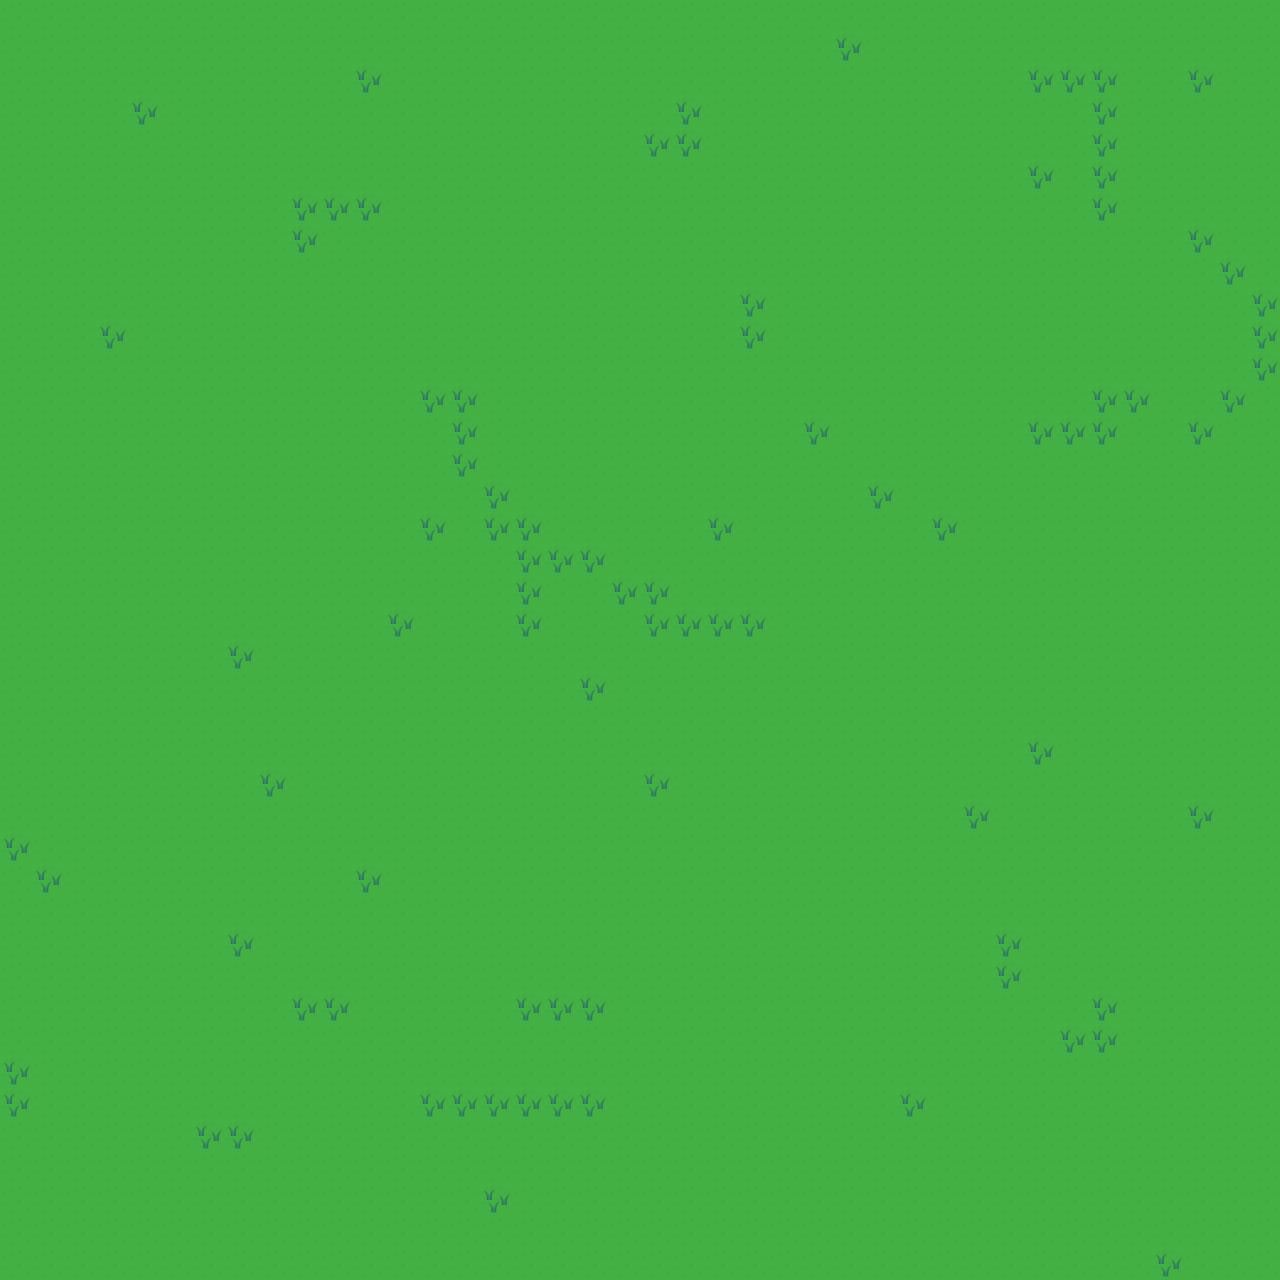

This is a level from a 2D game, rendered from its Tiled map with the project's own tilesets. A one-line summary and the complete map file follow:
An orthogonal 40x40 tile map with 32x32 px tiles, 1 tile layer (Camada de Tiles 1).

<map version="1.5" tiledversion="1.6.0" orientation="orthogonal" renderorder="right-down" width="40" height="40" tilewidth="32" tileheight="32" infinite="0" nextlayerid="2" nextobjectid="1">
 <tileset firstgid="1" name="adventure-tiles" tilewidth="32" tileheight="32" tilecount="40" columns="10">
  <image source="adventure-tiles.png" width="320" height="128" />
 </tileset>
 <layer id="1" name="Camada de Tiles 1" width="40" height="40">
  <data encoding="csv">
1,1,1,1,1,1,1,1,1,1,1,1,1,1,1,1,1,1,1,1,1,1,1,1,1,1,1,1,1,1,1,1,1,1,1,1,1,1,1,1,
1,1,1,1,1,1,1,1,1,1,1,1,1,1,1,1,1,1,1,1,1,1,1,1,1,1,3,1,1,1,1,1,1,1,1,1,1,1,1,1,
1,1,1,1,1,1,1,1,1,1,1,3,1,1,1,1,1,1,1,1,1,1,1,1,1,1,1,1,1,1,1,1,3,3,3,1,1,3,1,1,
1,1,1,1,3,1,1,1,1,1,1,1,1,1,1,1,1,1,1,1,1,3,1,1,1,1,1,1,1,1,1,1,1,1,3,1,1,1,1,1,
1,1,1,1,1,1,1,1,1,1,1,1,1,1,1,1,1,1,1,1,3,3,1,1,1,1,1,1,1,1,1,1,1,1,3,1,1,1,1,1,
1,1,1,1,1,1,1,1,1,1,1,1,1,1,1,1,1,1,1,1,1,1,1,1,1,1,1,1,1,1,1,1,3,1,3,1,1,1,1,1,
1,1,1,1,1,1,1,1,1,3,3,3,1,1,1,1,1,1,1,1,1,1,1,1,1,1,1,1,1,1,1,1,1,1,3,1,1,1,1,1,
1,1,1,1,1,1,1,1,1,3,1,1,1,1,1,1,1,1,1,1,1,1,1,1,1,1,1,1,1,1,1,1,1,1,1,1,1,3,1,1,
1,1,1,1,1,1,1,1,1,1,1,1,1,1,1,1,1,1,1,1,1,1,1,1,1,1,1,1,1,1,1,1,1,1,1,1,1,1,3,1,
1,1,1,1,1,1,1,1,1,1,1,1,1,1,1,1,1,1,1,1,1,1,1,3,1,1,1,1,1,1,1,1,1,1,1,1,1,1,1,3,
1,1,1,3,1,1,1,1,1,1,1,1,1,1,1,1,1,1,1,1,1,1,1,3,1,1,1,1,1,1,1,1,1,1,1,1,1,1,1,3,
1,1,1,1,1,1,1,1,1,1,1,1,1,1,1,1,1,1,1,1,1,1,1,1,1,1,1,1,1,1,1,1,1,1,1,1,1,1,1,3,
1,1,1,1,1,1,1,1,1,1,1,1,1,3,3,1,1,1,1,1,1,1,1,1,1,1,1,1,1,1,1,1,1,1,3,3,1,1,3,1,
1,1,1,1,1,1,1,1,1,1,1,1,1,1,3,1,1,1,1,1,1,1,1,1,1,3,1,1,1,1,1,1,3,3,3,1,1,3,1,1,
1,1,1,1,1,1,1,1,1,1,1,1,1,1,3,1,1,1,1,1,1,1,1,1,1,1,1,1,1,1,1,1,1,1,1,1,1,1,1,1,
1,1,1,1,1,1,1,1,1,1,1,1,1,1,1,3,1,1,1,1,1,1,1,1,1,1,1,3,1,1,1,1,1,1,1,1,1,1,1,1,
1,1,1,1,1,1,1,1,1,1,1,1,1,3,1,3,3,1,1,1,1,1,3,1,1,1,1,1,1,3,1,1,1,1,1,1,1,1,1,1,
1,1,1,1,1,1,1,1,1,1,1,1,1,1,1,1,3,3,3,1,1,1,1,1,1,1,1,1,1,1,1,1,1,1,1,1,1,1,1,1,
1,1,1,1,1,1,1,1,1,1,1,1,1,1,1,1,3,1,1,3,3,1,1,1,1,1,1,1,1,1,1,1,1,1,1,1,1,1,1,1,
1,1,1,1,1,1,1,1,1,1,1,1,3,1,1,1,3,1,1,1,3,3,3,3,1,1,1,1,1,1,1,1,1,1,1,1,1,1,1,1,
1,1,1,1,1,1,1,3,1,1,1,1,1,1,1,1,1,1,1,1,1,1,1,1,1,1,1,1,1,1,1,1,1,1,1,1,1,1,1,1,
1,1,1,1,1,1,1,1,1,1,1,1,1,1,1,1,1,1,3,1,1,1,1,1,1,1,1,1,1,1,1,1,1,1,1,1,1,1,1,1,
1,1,1,1,1,1,1,1,1,1,1,1,1,1,1,1,1,1,1,1,1,1,1,1,1,1,1,1,1,1,1,1,1,1,1,1,1,1,1,1,
1,1,1,1,1,1,1,1,1,1,1,1,1,1,1,1,1,1,1,1,1,1,1,1,1,1,1,1,1,1,1,1,3,1,1,1,1,1,1,1,
1,1,1,1,1,1,1,1,3,1,1,1,1,1,1,1,1,1,1,1,3,1,1,1,1,1,1,1,1,1,1,1,1,1,1,1,1,1,1,1,
1,1,1,1,1,1,1,1,1,1,1,1,1,1,1,1,1,1,1,1,1,1,1,1,1,1,1,1,1,1,3,1,1,1,1,1,1,3,1,1,
3,1,1,1,1,1,1,1,1,1,1,1,1,1,1,1,1,1,1,1,1,1,1,1,1,1,1,1,1,1,1,1,1,1,1,1,1,1,1,1,
1,3,1,1,1,1,1,1,1,1,1,3,1,1,1,1,1,1,1,1,1,1,1,1,1,1,1,1,1,1,1,1,1,1,1,1,1,1,1,1,
1,1,1,1,1,1,1,1,1,1,1,1,1,1,1,1,1,1,1,1,1,1,1,1,1,1,1,1,1,1,1,1,1,1,1,1,1,1,1,1,
1,1,1,1,1,1,1,3,1,1,1,1,1,1,1,1,1,1,1,1,1,1,1,1,1,1,1,1,1,1,1,3,1,1,1,1,1,1,1,1,
1,1,1,1,1,1,1,1,1,1,1,1,1,1,1,1,1,1,1,1,1,1,1,1,1,1,1,1,1,1,1,3,1,1,1,1,1,1,1,1,
1,1,1,1,1,1,1,1,1,3,3,1,1,1,1,1,3,3,3,1,1,1,1,1,1,1,1,1,1,1,1,1,1,1,3,1,1,1,1,1,
1,1,1,1,1,1,1,1,1,1,1,1,1,1,1,1,1,1,1,1,1,1,1,1,1,1,1,1,1,1,1,1,1,3,3,1,1,1,1,1,
3,1,1,1,1,1,1,1,1,1,1,1,1,1,1,1,1,1,1,1,1,1,1,1,1,1,1,1,1,1,1,1,1,1,1,1,1,1,1,1,
3,1,1,1,1,1,1,1,1,1,1,1,1,3,3,3,3,3,3,1,1,1,1,1,1,1,1,1,3,1,1,1,1,1,1,1,1,1,1,1,
1,1,1,1,1,1,3,3,1,1,1,1,1,1,1,1,1,1,1,1,1,1,1,1,1,1,1,1,1,1,1,1,1,1,1,1,1,1,1,1,
1,1,1,1,1,1,1,1,1,1,1,1,1,1,1,1,1,1,1,1,1,1,1,1,1,1,1,1,1,1,1,1,1,1,1,1,1,1,1,1,
1,1,1,1,1,1,1,1,1,1,1,1,1,1,1,3,1,1,1,1,1,1,1,1,1,1,1,1,1,1,1,1,1,1,1,1,1,1,1,1,
1,1,1,1,1,1,1,1,1,1,1,1,1,1,1,1,1,1,1,1,1,1,1,1,1,1,1,1,1,1,1,1,1,1,1,1,1,1,1,1,
1,1,1,1,1,1,1,1,1,1,1,1,1,1,1,1,1,1,1,1,1,1,1,1,1,1,1,1,1,1,1,1,1,1,1,1,3,1,1,1
</data>
 </layer>
</map>
